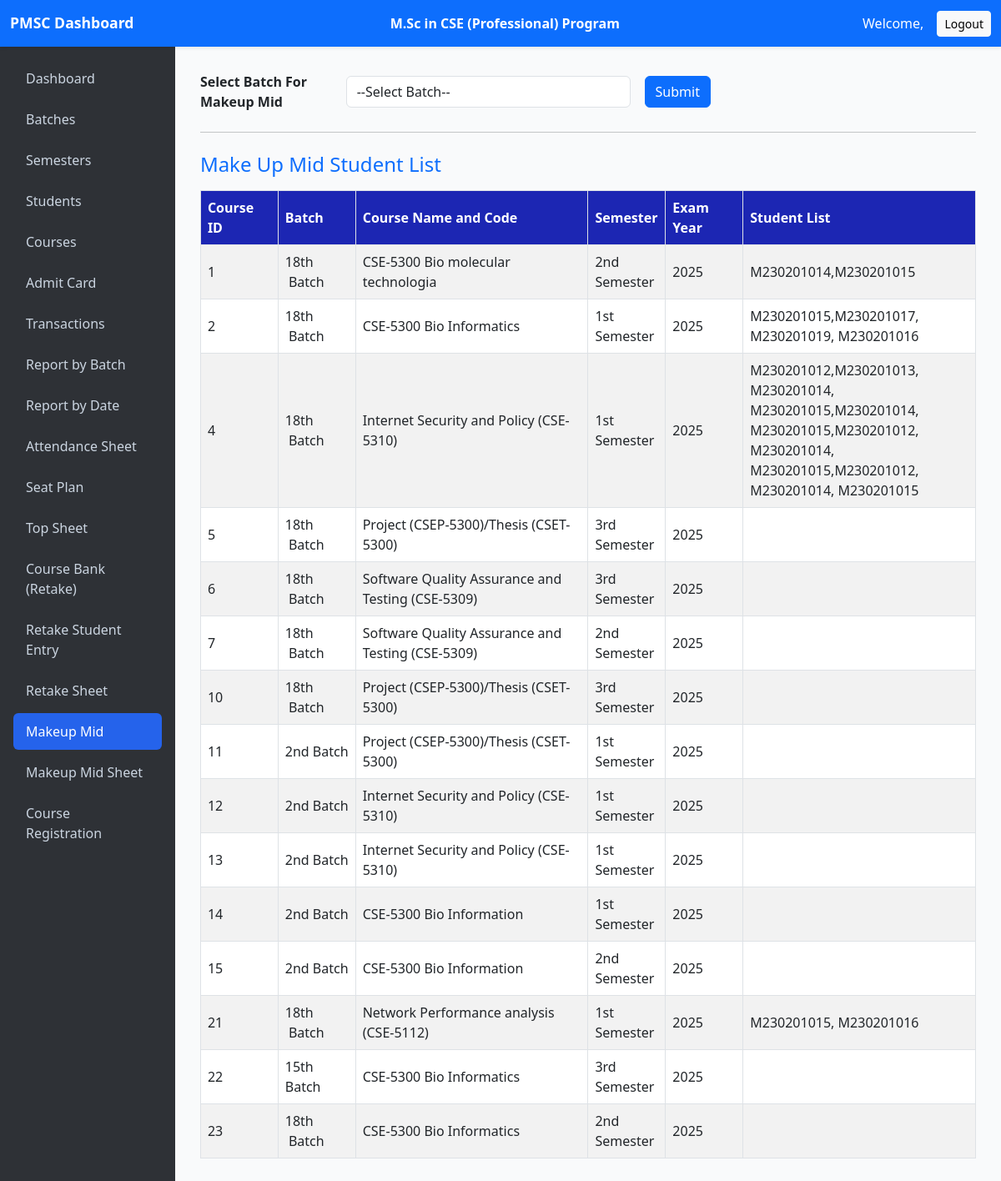
Page /index.php/admin/makeup_mid on the committed database.
### tables this page shows
CREATE TABLE `courses` (
  `course_id` int(11) UNSIGNED NOT NULL,
  `batch_id` int(11) UNSIGNED NOT NULL,
  `semester_id` int(11) UNSIGNED NOT NULL,
  `exam_year` varchar(9) NOT NULL,
  `course_name` varchar(100) NOT NULL,
  `mid_exam_date` date DEFAULT NULL,
  `final_exam_date` date DEFAULT NULL,
  `mid_student_list` text DEFAULT NULL
);

CREATE TABLE `batches` (
  `batch_id` int(11) UNSIGNED NOT NULL,
  `batch_name` varchar(100) DEFAULT NULL,
  `session` varchar(100) DEFAULT NULL
);

### application/controllers/Admin.php (called while the page is built, shortened)
<?php
class Admin extends CI_Controller {
    public function __construct() {
        $this->load->model('Admin_user_model');
        $this->load->model('Batch_model');
         $this->load->model('Student_model');
         $this->load->model('Course_model');
         $this->load->model('Course_Bank_model');
        $this->load->library('form_validation');
       $this->load->library(['upload', 'session']);
        $this->load->helper('url');
    }
  public function makeup_mid() {
    $this->load->model('Course_model');
    $this->load->model('Batch_model');
    $data['courses'] = $this->Course_model->get_all();
    $data['batches'] = $this->Batch_model->get_all();
    $batch_id = $this->input->get('batch_id');
    $data['course_by_batch_id'] = $this->Course_model->get_all_by_batch_id($batch_id);
    $this->db->where('batch_id', $batch_id);
    $query = $this->db->get('batches');
    $batch = $query->row();
    $data['batch_name'] = $batch ? $batch->batch_name : 'NA';
    $data['title'] = 'Makeup Mid Exam';
    $data['content'] = 'makeup-mid/list';
    $this->load->view('admin/template', $data);
}
}

### index.php (called while the page is built, shortened)
<?php
require_once BASEPATH.'core/CodeIgniter.php';

### application/models/Course_model.php (called while the page is built, shortened)
<?php
class Course_model extends CI_Model {
  public function get_all() {
    $this->db->select('c.*, b.batch_name, c.semester_id');
    $this->db->from('courses c');
    $this->db->join('batches b', 'b.batch_id = c.batch_id');
    return $this->db->get()->result();
}
}

### application/views/makeup-mid/list.php (the view, shortened to what this page needs)
<div class="row mb-4">
    <div class="col-md-8">
        <form method="get" action="<?= site_url('admin/makeup_mid') ?>" class="d-flex align-items-center">
            <label for="batch_id" class="mr-2 mb-0"> <strong>Select Batch For Makeup Mid</strong></label>
            <div style="width: 500px;" class="mr-2">
                <select name="batch_id" id="batch_id" class="form-control" required>
                    <option value="">--Select Batch--</option>
                </select>
            </div>
            <button type="submit" class="btn btn-primary">Submit</button>
        </form>
    </div>
</div>
<hr>
<?php if (!empty($course_by_batch_id) && is_array($course_by_batch_id)): ?>
    <h4 class="mt-4 mb-3 text-primary">Courses List of : <?= $batch_name ?? 'N/A' ?></h4>
    <?php foreach ($course_by_batch_id as $semester_id => $courses): ?>
        <?php
            $semester_label = 'N/A';
            if ($semester_id == 1) {
                $semester_label = "1st Semester";
            } elseif ($semester_id == 2) {
                $semester_label = "2nd Semester";
            } elseif ($semester_id == 3) {
                $semester_label = "3rd Semester";
            }
        ?>
        <h5 class="mt-4"><?= htmlspecialchars($semester_label) ?></h5>
        <div class="table-responsive">
            <table class="table table-bordered table-striped">
                <thead class="thead-dark">
                    <tr>
                        <th style="width:10%;">Course ID</th>
                        <th style="width:30%;">Course Name and Code</th>
                        <th style="width:10%;">Exam Year</th>
                        <th style="width:40%;">Student List</th>
                        <th style="width:10%; text-align:center;">Actions</th>
                    </tr>
                </thead>
                <tbody>
                    <?php foreach ($courses as $c): ?>
                        <tr>
                            <td><?= htmlspecialchars($c->course_id) ?></td>
                            <td><?= htmlspecialchars($c->course_name) ?></td>
                            <td><?= htmlspecialchars($c->exam_year) ?></td>
                            <td class="student-list-cell"><?= nl2br(htmlspecialchars($c->mid_student_list)) ?></td>
                            <td style="text-align:center;">
                                <a href="<?= site_url('admin/set_makeup_mid/' . $c->course_id) ?>" class="btn btn-warning btn-sm">Makeup Mid Set</a>
                            </td>
                        </tr>
                    <?php endforeach; ?>
                </tbody>
            </table>
        </div>
    <?php endforeach; ?>
<?php else: ?>
    <h4 class="mt-4 mb-3 text-primary">Make Up Mid Student List</h4>
    <div class="table-responsive">
        <table class="table table-bordered table-striped">
            <thead class="thead-dark">
                <tr>
                    <th style="width:10%;">Course ID</th>
                    <th style="width:10%;">Batch</th>
                    <th style="width:30%;">Course Name and Code</th>
                    <th style="width:10%;">Semester</th>
                    <th style="width:10%;">Exam Year</th>
                    <th style="width:30%;">Student List</th>
                </tr>
            </thead>
            <tbody>
                <?php foreach ($courses as $c): ?>
                    <tr>
                        <td><?= htmlspecialchars($c->course_id) ?></td>
                        <td><?= htmlspecialchars($c->batch_name) ?></td>
                        <td><?= htmlspecialchars($c->course_name) ?></td>
                        <td>
                            <?php
                                $semester_labels = [
                                    1 => '1st Semester',
                                    2 => '2nd Semester',
                                    3 => '3rd Semester'
                                ];
                                echo htmlspecialchars($semester_labels[$c->semester_id] ?? 'N/A');
                            ?>
                        </td>
                        <td><?= htmlspecialchars($c->exam_year) ?></td>
                        <td class="student-list-cell"><?= nl2br(htmlspecialchars($c->mid_student_list)) ?></td>
                    </tr>
                <?php endforeach; ?>
            </tbody>
        </table>
    </div>
<?php endif; ?>

### application/views/admin/template.php (style rules this page uses)
body { min-height: 100vh; display: flex; flex-direction: column; }

### application/views/makeup-mid/list.php (style rules this page uses)
thead.thead-dark th { background-color: #1c26b3ff; color: white; }
td.student-list-cell { max-height: 100px; overflow-y: auto; white-space: normal; word-wrap: break-word; }
.table-responsive { margin-top: 15px; }
table.table { table-layout: fixed; width: 100%; }
table.table th, table.table td { vertical-align: middle; }

### rows in the picture
courses: course_id "1", batch.batch_name "18th Batch", course_name "CSE-5300 Bio molecular technologia", semester "2nd Semester", exam_year "2025", mid_student_list "M230201014,M230201015"
courses: course_id "2", batch.batch_name "18th Batch", course_name "CSE-5300 Bio Informatics", semester "1st Semester", exam_year "2025", mid_student_list "M230201015,M230201017, M230201019, M230201016"
courses: course_id "4", batch.batch_name "18th Batch", course_name "Internet Security and Policy (CSE-5310)", semester "1st Semester", exam_year "2025", mid_student_list "M230201012,M230201013, M230201014, M230201015,M230201014, M230201015,M230201012, M230201014, M230201015,M230201012, M230201014, M230201015"
courses: course_id "5", batch.batch_name "18th Batch", course_name "Project (CSEP-5300)/Thesis (CSET-5300)", semester "3rd Semester", exam_year "2025"
courses: course_id "6", batch.batch_name "18th Batch", course_name "Software Quality Assurance and Testing (CSE-5309)", semester "3rd Semester", exam_year "2025"
courses: course_id "7", batch.batch_name "18th Batch", course_name "Software Quality Assurance and Testing (CSE-5309)", semester "2nd Semester", exam_year "2025"
courses: course_id "10", batch.batch_name "18th Batch", course_name "Project (CSEP-5300)/Thesis (CSET-5300)", semester "3rd Semester", exam_year "2025"
courses: course_id "11", batch.batch_name "2nd Batch", course_name "Project (CSEP-5300)/Thesis (CSET-5300)", semester "1st Semester", exam_year "2025"
courses: course_id "12", batch.batch_name "2nd Batch", course_name "Internet Security and Policy (CSE-5310)", semester "1st Semester", exam_year "2025"
courses: course_id "13", batch.batch_name "2nd Batch", course_name "Internet Security and Policy (CSE-5310)", semester "1st Semester", exam_year "2025"
courses: course_id "14", batch.batch_name "2nd Batch", course_name "CSE-5300 Bio Information", semester "1st Semester", exam_year "2025"
courses: course_id "15", batch.batch_name "2nd Batch", course_name "CSE-5300 Bio Information", semester "2nd Semester", exam_year "2025"
courses: course_id "21", batch.batch_name "18th Batch", course_name "Network Performance analysis (CSE-5112)", semester "1st Semester", exam_year "2025", mid_student_list "M230201015, M230201016"
courses: course_id "22", batch.batch_name "15th Batch", course_name "CSE-5300 Bio Informatics", semester "3rd Semester", exam_year "2025"
courses: course_id "23", batch.batch_name "18th Batch", course_name "CSE-5300 Bio Informatics", semester "2nd Semester", exam_year "2025"
